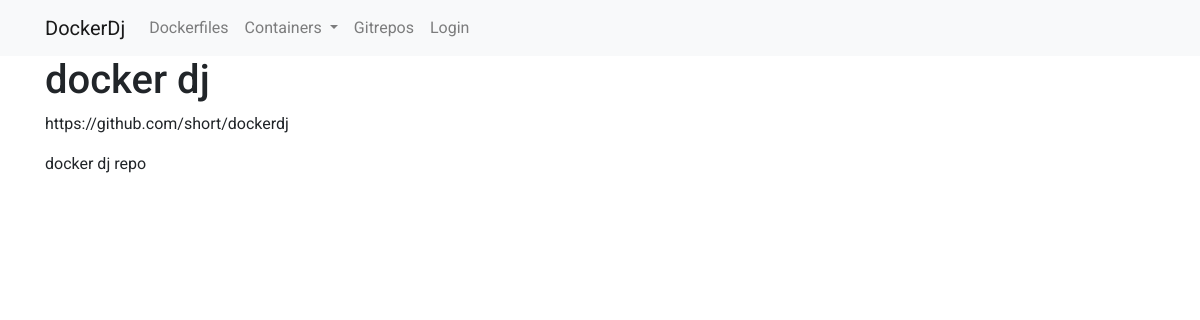
The app's page /dockerapp/gitrepo/5 with its own data.
### dockerapp/models.py (models this page shows, shortened)
class GitRepo(models.Model):
    name = models.CharField(max_length=250)
    url = models.CharField(max_length=500)
    Description = models.TextField()
    last_commit_id = models.CharField(max_length=250)

### dockerapp/views.py (the view)
# urls.py: url(r"gitrepo/(?P<pk>\d+)",views.GitRepoDetail.as_view(),name="gitrepo_change"),
class GitRepoDetail(SelectRelatedMixin, generic.DetailView):
    model = models.GitRepo
    select_related = ()

### dockerapp/templates/dockerapp/gitrepo_detail.html (shortened to what this page needs)
{% extends "base.html" %}
{% block content %}
  <h1>{{ gitrepo.name }}</h1>
  <p>{{ gitrepo.url }}</p>
  <p>{{ gitrepo.Description }}</p>
{% endblock %}

### static/css/style.css (style rules this page uses)
* { font-family: 'Roboto', sans-serif; }

### records on screen
GitRepo: name "docker dj", url "https://github.com/short/dockerdj", Description "docker dj repo"
